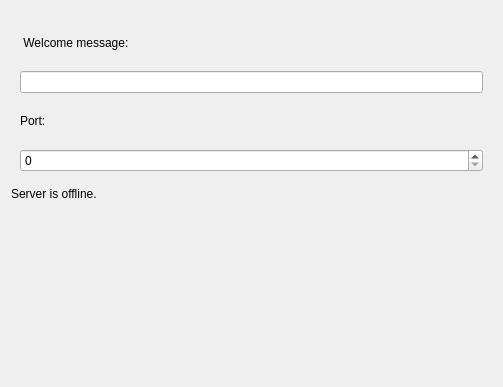
<?xml version="1.0" encoding="UTF-8"?>
<ui version="4.0">
 <class>Dialog</class>
 <widget class="QDialog" name="Dialog">
  <property name="geometry">
   <rect>
    <x>0</x>
    <y>0</y>
    <width>503</width>
    <height>387</height>
   </rect>
  </property>
  <property name="windowTitle">
   <string>Dialog</string>
  </property>
  <layout class="QVBoxLayout" name="verticalLayout">
   <item>
    <widget class="QStackedWidget" name="stackedWidget">
     <property name="currentIndex">
      <number>0</number>
     </property>
     <widget class="QWidget" name="page">
      <layout class="QVBoxLayout" name="verticalLayout_2">
       <item>
        <widget class="QLabel" name="label">
         <property name="text">
          <string> Welcome message:</string>
         </property>
        </widget>
       </item>
       <item>
        <widget class="QLineEdit" name="lineEditWelcome"/>
       </item>
       <item>
        <widget class="QLabel" name="label_2">
         <property name="text">
          <string>Port:</string>
         </property>
        </widget>
       </item>
       <item>
        <widget class="QSpinBox" name="spinBoxPort">
         <property name="maximum">
          <number>64000</number>
         </property>
        </widget>
       </item>
      </layout>
     </widget>
     <widget class="QWidget" name="page_2">
      <layout class="QHBoxLayout" name="horizontalLayout_2">
       <item>
        <layout class="QHBoxLayout" name="horizontalLayout">
         <item>
          <widget class="QPushButton" name="pushButtonStop">
           <property name="text">
            <string>Stop</string>
           </property>
          </widget>
         </item>
         <item>
          <widget class="QPushButton" name="pushButtonStart">
           <property name="text">
            <string>Start</string>
           </property>
          </widget>
         </item>
        </layout>
       </item>
      </layout>
     </widget>
    </widget>
   </item>
   <item>
    <widget class="QLabel" name="lblChanged">
     <property name="text">
      <string>Server is offline.</string>
     </property>
    </widget>
   </item>
   <item>
    <spacer name="verticalSpacer">
     <property name="orientation">
      <enum>Qt::Orientation::Vertical</enum>
     </property>
     <property name="sizeHint" stdset="0">
      <size>
       <width>20</width>
       <height>163</height>
      </size>
     </property>
    </spacer>
   </item>
   <item>
    <widget class="QDialogButtonBox" name="buttonBox">
     <property name="standardButtons">
      <set>QDialogButtonBox::StandardButton::NoButton</set>
     </property>
    </widget>
   </item>
  </layout>
 </widget>
 <resources/>
 <connections/>
</ui>
